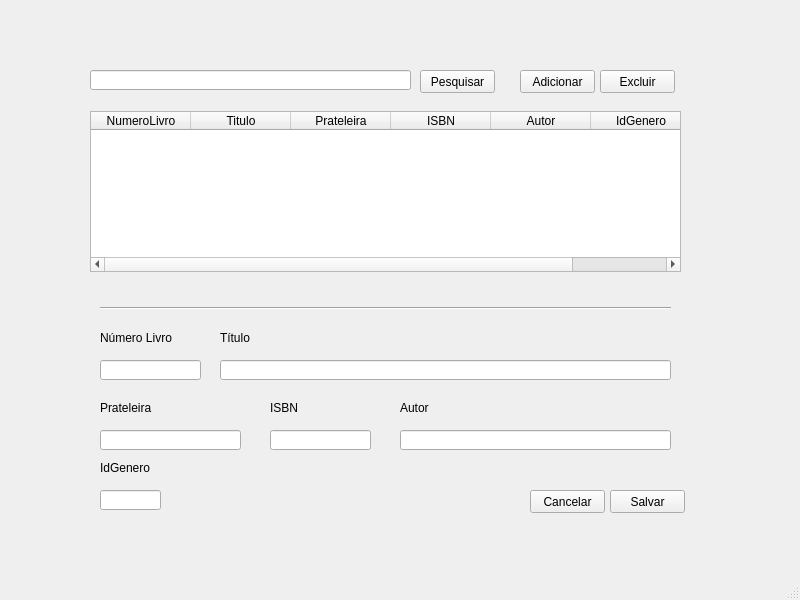
<?xml version="1.0" encoding="UTF-8"?>
<ui version="4.0">
 <class>MainWindow</class>
 <widget class="QMainWindow" name="MainWindow">
  <property name="geometry">
   <rect>
    <x>0</x>
    <y>0</y>
    <width>800</width>
    <height>600</height>
   </rect>
  </property>
  <property name="windowTitle">
   <string>MainWindow</string>
  </property>
  <widget class="QWidget" name="centralwidget">
   <widget class="QTableWidget" name="tableLivro">
    <property name="geometry">
     <rect>
      <x>90</x>
      <y>111</y>
      <width>591</width>
      <height>161</height>
     </rect>
    </property>
    <column>
     <property name="text">
      <string>NumeroLivro</string>
     </property>
     <property name="textAlignment">
      <set>AlignCenter</set>
     </property>
    </column>
    <column>
     <property name="text">
      <string>Titulo</string>
     </property>
    </column>
    <column>
     <property name="text">
      <string>Prateleira</string>
     </property>
    </column>
    <column>
     <property name="text">
      <string>ISBN</string>
     </property>
    </column>
    <column>
     <property name="text">
      <string>Autor</string>
     </property>
    </column>
    <column>
     <property name="text">
      <string>IdGenero</string>
     </property>
    </column>
   </widget>
   <widget class="QLineEdit" name="textCodigo">
    <property name="geometry">
     <rect>
      <x>100</x>
      <y>360</y>
      <width>101</width>
      <height>20</height>
     </rect>
    </property>
   </widget>
   <widget class="QPushButton" name="buttonCancelar">
    <property name="geometry">
     <rect>
      <x>530</x>
      <y>490</y>
      <width>75</width>
      <height>23</height>
     </rect>
    </property>
    <property name="text">
     <string>Cancelar</string>
    </property>
   </widget>
   <widget class="QPushButton" name="buttonPesquisar">
    <property name="geometry">
     <rect>
      <x>420</x>
      <y>70</y>
      <width>75</width>
      <height>23</height>
     </rect>
    </property>
    <property name="text">
     <string>Pesquisar</string>
    </property>
   </widget>
   <widget class="Line" name="line">
    <property name="geometry">
     <rect>
      <x>100</x>
      <y>300</y>
      <width>571</width>
      <height>16</height>
     </rect>
    </property>
    <property name="orientation">
     <enum>Qt::Horizontal</enum>
    </property>
   </widget>
   <widget class="QPushButton" name="buttonSalvar">
    <property name="geometry">
     <rect>
      <x>610</x>
      <y>490</y>
      <width>75</width>
      <height>23</height>
     </rect>
    </property>
    <property name="text">
     <string>Salvar</string>
    </property>
   </widget>
   <widget class="QPushButton" name="buttonExcluir">
    <property name="geometry">
     <rect>
      <x>600</x>
      <y>70</y>
      <width>75</width>
      <height>23</height>
     </rect>
    </property>
    <property name="text">
     <string>Excluir</string>
    </property>
   </widget>
   <widget class="QLineEdit" name="textPesquisar">
    <property name="geometry">
     <rect>
      <x>90</x>
      <y>70</y>
      <width>321</width>
      <height>20</height>
     </rect>
    </property>
   </widget>
   <widget class="QLabel" name="labelCodigo">
    <property name="geometry">
     <rect>
      <x>100</x>
      <y>330</y>
      <width>101</width>
      <height>16</height>
     </rect>
    </property>
    <property name="text">
     <string>Número Livro</string>
    </property>
   </widget>
   <widget class="QPushButton" name="buttonAdicionar">
    <property name="geometry">
     <rect>
      <x>520</x>
      <y>70</y>
      <width>75</width>
      <height>23</height>
     </rect>
    </property>
    <property name="text">
     <string>Adicionar</string>
    </property>
   </widget>
   <widget class="QLabel" name="labelTitulo">
    <property name="geometry">
     <rect>
      <x>220</x>
      <y>330</y>
      <width>71</width>
      <height>16</height>
     </rect>
    </property>
    <property name="text">
     <string>Título</string>
    </property>
   </widget>
   <widget class="QLineEdit" name="textTitulo">
    <property name="geometry">
     <rect>
      <x>220</x>
      <y>360</y>
      <width>451</width>
      <height>20</height>
     </rect>
    </property>
   </widget>
   <widget class="QLineEdit" name="textISBN">
    <property name="geometry">
     <rect>
      <x>270</x>
      <y>430</y>
      <width>101</width>
      <height>20</height>
     </rect>
    </property>
   </widget>
   <widget class="QLineEdit" name="textPrateleira">
    <property name="geometry">
     <rect>
      <x>100</x>
      <y>430</y>
      <width>141</width>
      <height>20</height>
     </rect>
    </property>
    <property name="text">
     <string/>
    </property>
   </widget>
   <widget class="QLabel" name="labelPrateleira">
    <property name="geometry">
     <rect>
      <x>100</x>
      <y>400</y>
      <width>111</width>
      <height>16</height>
     </rect>
    </property>
    <property name="text">
     <string>Prateleira</string>
    </property>
   </widget>
   <widget class="QLabel" name="labelISBN">
    <property name="geometry">
     <rect>
      <x>270</x>
      <y>400</y>
      <width>101</width>
      <height>16</height>
     </rect>
    </property>
    <property name="text">
     <string>ISBN</string>
    </property>
   </widget>
   <widget class="QLineEdit" name="textAutor">
    <property name="geometry">
     <rect>
      <x>400</x>
      <y>430</y>
      <width>271</width>
      <height>20</height>
     </rect>
    </property>
   </widget>
   <widget class="QLabel" name="labelAutor">
    <property name="geometry">
     <rect>
      <x>400</x>
      <y>400</y>
      <width>71</width>
      <height>16</height>
     </rect>
    </property>
    <property name="text">
     <string>Autor</string>
    </property>
   </widget>
   <widget class="QLabel" name="labelGenero">
    <property name="geometry">
     <rect>
      <x>100</x>
      <y>460</y>
      <width>111</width>
      <height>16</height>
     </rect>
    </property>
    <property name="text">
     <string>IdGenero</string>
    </property>
   </widget>
   <widget class="QLineEdit" name="textGenero">
    <property name="geometry">
     <rect>
      <x>100</x>
      <y>490</y>
      <width>61</width>
      <height>20</height>
     </rect>
    </property>
    <property name="text">
     <string/>
    </property>
   </widget>
  </widget>
  <widget class="QStatusBar" name="statusbar"/>
 </widget>
 <resources/>
 <connections/>
</ui>
